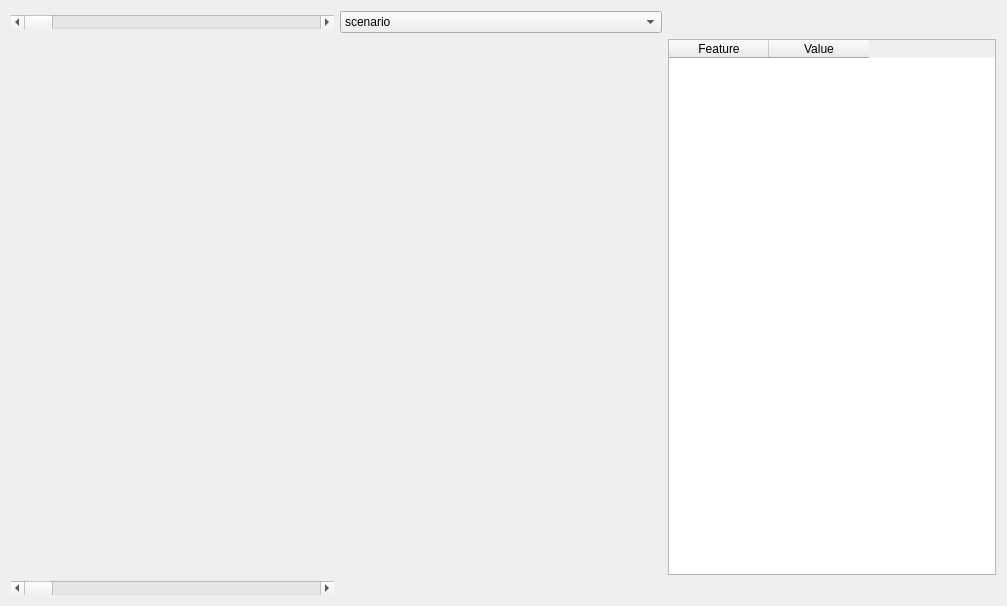
<?xml version="1.0" encoding="UTF-8"?>
<ui version="4.0">
 <class>Form</class>
 <widget class="QWidget" name="Form">
  <property name="geometry">
   <rect>
    <x>0</x>
    <y>0</y>
    <width>1007</width>
    <height>606</height>
   </rect>
  </property>
  <property name="windowTitle">
   <string>Draw scenario with metrics</string>
  </property>
  <layout class="QGridLayout" name="gridLayout">
   <item row="0" column="0">
    <widget class="QScrollBar" name="trajectory_scrollbar">
     <property name="orientation">
      <enum>Qt::Horizontal</enum>
     </property>
    </widget>
   </item>
   <item row="0" column="1">
    <widget class="QComboBox" name="entityKey">
     <item>
      <property name="text">
       <string>scenario</string>
      </property>
     </item>
     <item>
      <property name="text">
       <string>goal</string>
      </property>
     </item>
     <item>
      <property name="text">
       <string>robot</string>
      </property>
     </item>
     <item>
      <property name="text">
       <string>human</string>
      </property>
     </item>
     <item>
      <property name="text">
       <string>object</string>
      </property>
     </item>
     <item>
      <property name="text">
       <string>wall</string>
      </property>
     </item>
    </widget>
   </item>
   <item row="1" column="0" colspan="2">
    <widget class="QWidget" name="widget" native="true">
     <property name="minimumSize">
      <size>
       <width>651</width>
       <height>521</height>
      </size>
     </property>
    </widget>
   </item>
   <item row="1" column="2">
    <widget class="QTableWidget" name="metrics_table">
     <property name="minimumSize">
      <size>
       <width>301</width>
       <height>528</height>
      </size>
     </property>
     <property name="maximumSize">
      <size>
       <width>16777215</width>
       <height>16777215</height>
      </size>
     </property>
     <column>
      <property name="text">
       <string>Feature</string>
      </property>
     </column>
     <column>
      <property name="text">
       <string>Value</string>
      </property>
     </column>
    </widget>
   </item>
   <item row="2" column="0">
    <widget class="QScrollBar" name="frame_scrollbar">
     <property name="orientation">
      <enum>Qt::Horizontal</enum>
     </property>
    </widget>
   </item>
  </layout>
 </widget>
 <resources/>
 <connections/>
</ui>
